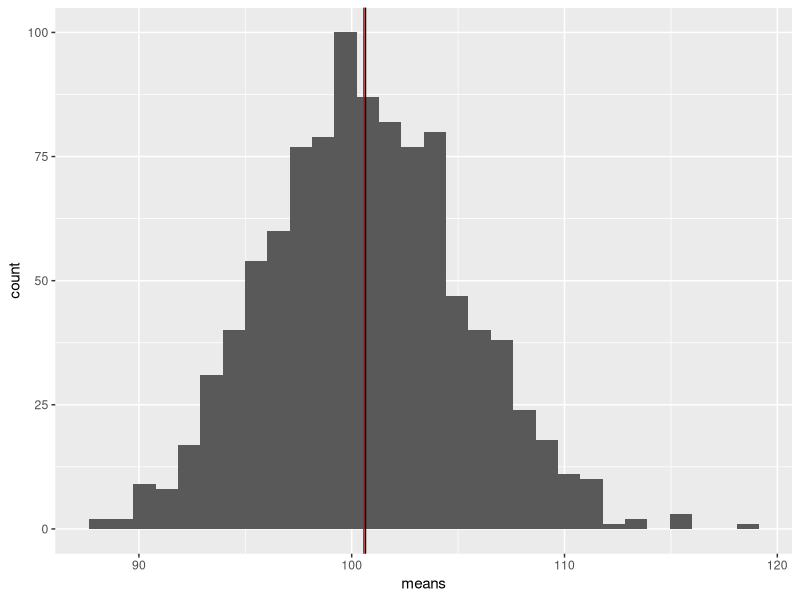
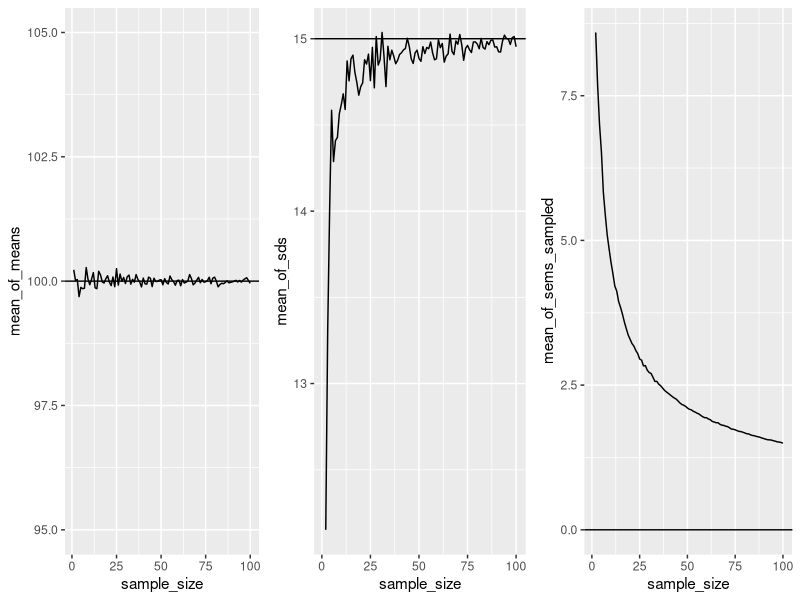
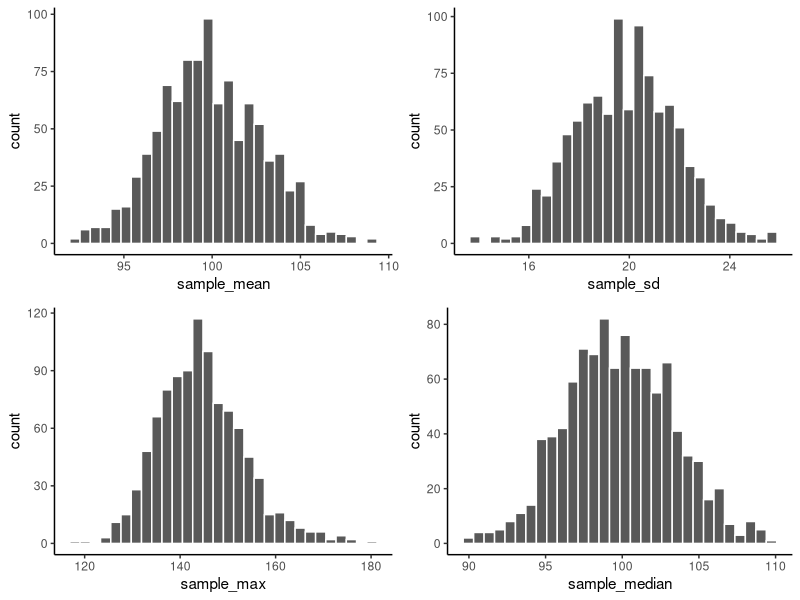
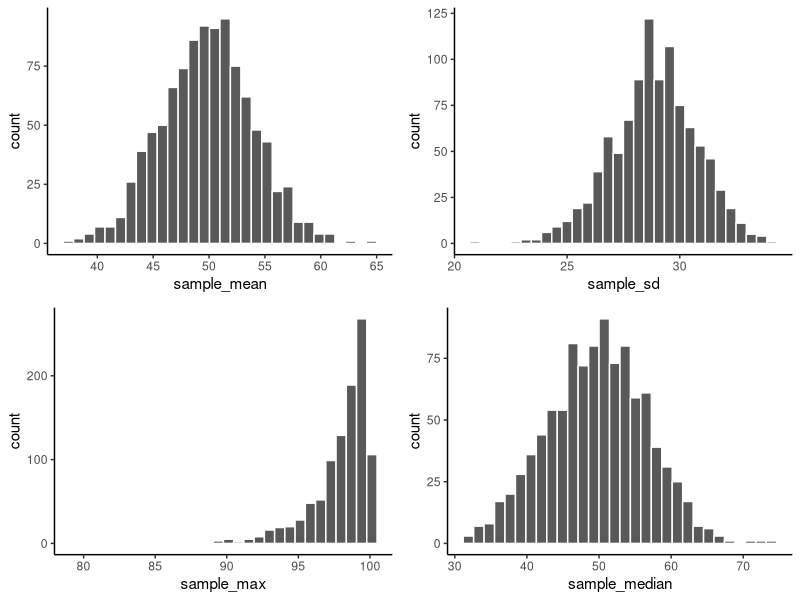
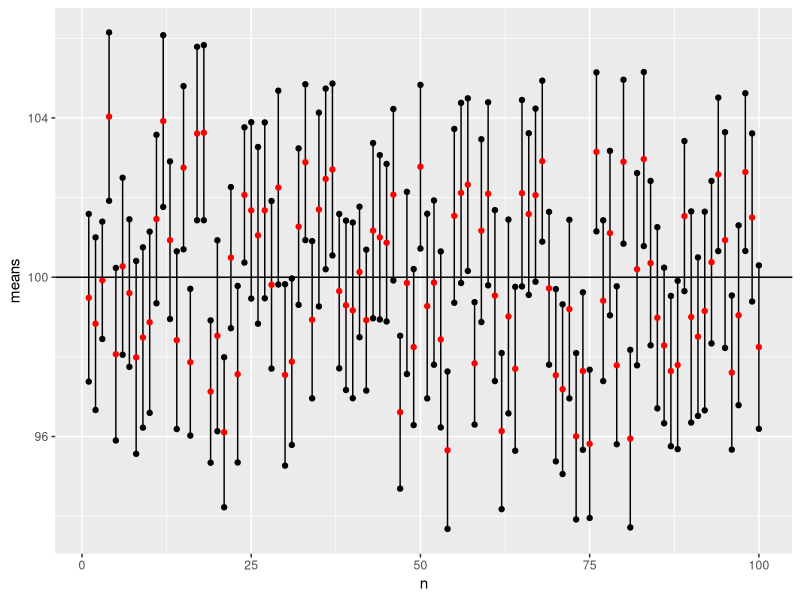

The R source for these figures, in order:
## ---- chunk 1
knitr::opts_chunk$set(echo = TRUE, warning=FALSE, message=FALSE)
## ---- chunk 2
sd_uncorrected<-function(x){ 
  return(sqrt(sum((x-mean(x))^2)/length(x)))  
}

population <- rnorm(n = 100, mean = 100, sd = 15)
population_mean <- mean(population)
population_std  <- sd_uncorrected(population)
## ---- chunk 3
paste('population mean = ', population_mean)
paste('population std  = ', population_std)
## ---- chunk 4
sample_size <- 10 # how many elements we want to sample
sample_n <- sample(population, size = sample_size, replace = FALSE)
sample_n
## ---- chunk 5
mean(sample_n)
sd_uncorrected(sample_n)
## ---- chunk 6
n_experiments <- 1000  # we will sample 1000 times
sample_size <- 10  # how many elements we want to sample?
sample_means <- c()

for (i in 1:n_experiments) {
  this_sample <- sample(population, size=sample_size, replace=FALSE)
  sample_means[i] <- mean(this_sample)
}
## ---- chunk 7
library(ggplot2)
sample_means_df <- data.frame(means=sample_means)
ggplot(sample_means_df, aes(x=means)) + 
  geom_histogram() +
  geom_vline(xintercept = population_mean, color='red') + # population mean
  geom_vline(xintercept = mean(sample_means_df$means), color='black')
## ---- chunk 8
sd_uncorrected(sample_means_df$means)
## ---- chunk 9
pnorm(q=1, mean=0, sd=1, lower.tail = TRUE) - 
  pnorm(q=-1, mean=0, sd=1, lower.tail = TRUE) 
## ---- chunk 10
sample_size <- 10
another_sample <- sample(population, size=sample_size, replace=FALSE)
sd(another_sample)/sqrt(sample_size)
## ---- chunk 11
population_mean <- 100
population_std  <- 15
n_experiments <- 1000  # we will sample 1000 times
sample_size <- 1:100     # how many elements we want to sample?

mean_of_means <- c()
mean_of_sds <- c()
mean_of_sems_sampled <- c()

for (this_sample_size in sample_size) {
  sample_means <- c()
  sample_sds <- c()
  sample_sems_true <- c()
  sample_sems_sampled <- c()
  for (i in 1:n_experiments) {
    this_sample <- rnorm(n=this_sample_size, mean=population_mean, sd=population_std)
    sample_means[i] <- mean(this_sample)
    sample_sds[i] <- sd(this_sample)
    sample_sems_sampled[i] <- sd(this_sample)/sqrt(this_sample_size)
  }
  mean_of_means[this_sample_size] <- mean(sample_means)
  mean_of_sds[this_sample_size] <-mean(sample_sds)
  mean_of_sems_sampled[this_sample_size] <-mean(sample_sems_sampled)
}

my_df <- data.frame(sample_size, 
                    mean_of_means,
                    mean_of_sds,
                    mean_of_sems_sampled)
## ---- chunk 12

library(ggpubr)
g1 <- ggplot(my_df, aes(x=sample_size, y=mean_of_means)) + 
  #geom_point() + 
  geom_line() +
  geom_hline(yintercept = population_mean) + 
  ylim(c(95, 105))
g2 <- ggplot(my_df, aes(x=sample_size, y=mean_of_sds)) + 
  #geom_point() + 
  geom_line() +
  geom_hline(yintercept = population_std)
g3 <- ggplot(my_df, aes(x=sample_size)) + 
  #geom_point() + 
  geom_line(aes( y=mean_of_sems_sampled), color='black') +
  geom_hline(yintercept = 0)

ggarrange(g1, g2, g3, ncol = 3, nrow = 1)


## ---- chunk 13
all_df<-data.frame()
for(i in 1:1000){
  my_sample<-rnorm(50,100,20)
  sample_mean<-mean(my_sample)
  sample_sd<-sd(my_sample)
  sample_max<-max(my_sample)
  sample_median<-median(my_sample)
  t_df<-data.frame(i,sample_mean,sample_sd,sample_max,sample_median)
  all_df<-rbind(all_df,t_df)
}

library(ggpubr)
a<-ggplot(all_df,aes(x=sample_mean))+
  geom_histogram(color="white")+
  theme_classic()
b<-ggplot(all_df,aes(x=sample_sd))+
  geom_histogram(color="white")+
  theme_classic()
c<-ggplot(all_df,aes(x=sample_max))+
  geom_histogram(color="white")+
  theme_classic()
d<-ggplot(all_df,aes(x=sample_median))+
  geom_histogram(color="white")+
  theme_classic()

ggarrange(a,b,c,d,
          ncol = 2, nrow = 2)
## ---- chunk 14
all_df<-data.frame()
for(i in 1:1000){
  my_sample<-runif(50,min=0,max=100)  # Here we changed the distribution of the samples
  sample_mean<-mean(my_sample)
  sample_sd<-sd(my_sample)
  sample_max<-max(my_sample)
  sample_median<-median(my_sample)
  t_df<-data.frame(i,sample_mean,sample_sd,sample_max,sample_median)
  all_df<-rbind(all_df,t_df)
}

library(ggpubr)
a<-ggplot(all_df,aes(x=sample_mean))+
  geom_histogram(color="white")+
  theme_classic()
b<-ggplot(all_df,aes(x=sample_sd))+
  geom_histogram(color="white")+
  theme_classic()
c<-ggplot(all_df,aes(x=sample_max))+
  geom_histogram(color="white")+
  theme_classic()
d<-ggplot(all_df,aes(x=sample_median))+
  geom_histogram(color="white")+
  theme_classic()

ggarrange(a,b,c,d,
          ncol = 2, nrow = 2)

## ---- chunk 15
#Remember, we have to subtract that area from half of the area
lower_z <- qnorm(p=.5-.34, mean=0, sd=1, lower.tail = TRUE) 
upper_z <- qnorm(p=.5+.34, mean=0, sd=1, lower.tail = TRUE)
## ---- chunk 16
c(lower_z, upper_z)
## ---- chunk 17
population <- rnorm(n=100, mean=100, sd=15)
sample_n <- sample(population, size=10, replace=FALSE)
paste('mean of the sample is: ', mean(sample_n))
# calculate confidence interval
SEM <- sd(sample_n)/sqrt(length(sample_n))
upper_limit <- mean(sample_n) + 1 * SEM
lower_limit <- mean(sample_n) - 1 * SEM
paste('Upper limit is: ', upper_limit)
paste('Lower limit is: ', lower_limit)
## ---- chunk 18
sample_means <- c()
sample_sds <- c()
sample_size <- 50
n_experiments <- 100
for (i in 1:n_experiments) {
  sample_n <- rnorm(n=sample_size, mean=100, sd=15)
  sample_means[i] <- mean(sample_n)
  sample_sds[i] <- sd(sample_n)
}
SEM <- sample_sds/sqrt(sample_size)
sample_upper_limit <- sample_means + 1 * SEM
sample_lower_limit <- sample_means - 1 * SEM
## ---- chunk 19
my_df<- data.frame(n=1:n_experiments, 
                   means=sample_means, 
                   lower_limit=sample_lower_limit, 
                   upper_limit=sample_upper_limit)
ggplot(my_df, aes(x=n, y=means))+
  geom_segment(aes(y=lower_limit, yend=upper_limit, x=n, xend=n))+
  geom_point(color='red') +
  geom_point(aes(y=lower_limit)) +
  geom_point(aes(y=upper_limit)) +
  geom_hline(yintercept = 100)
  
## ---- chunk 20
mean(100 < my_df$upper_limit & 100 > my_df$lower_limit)
